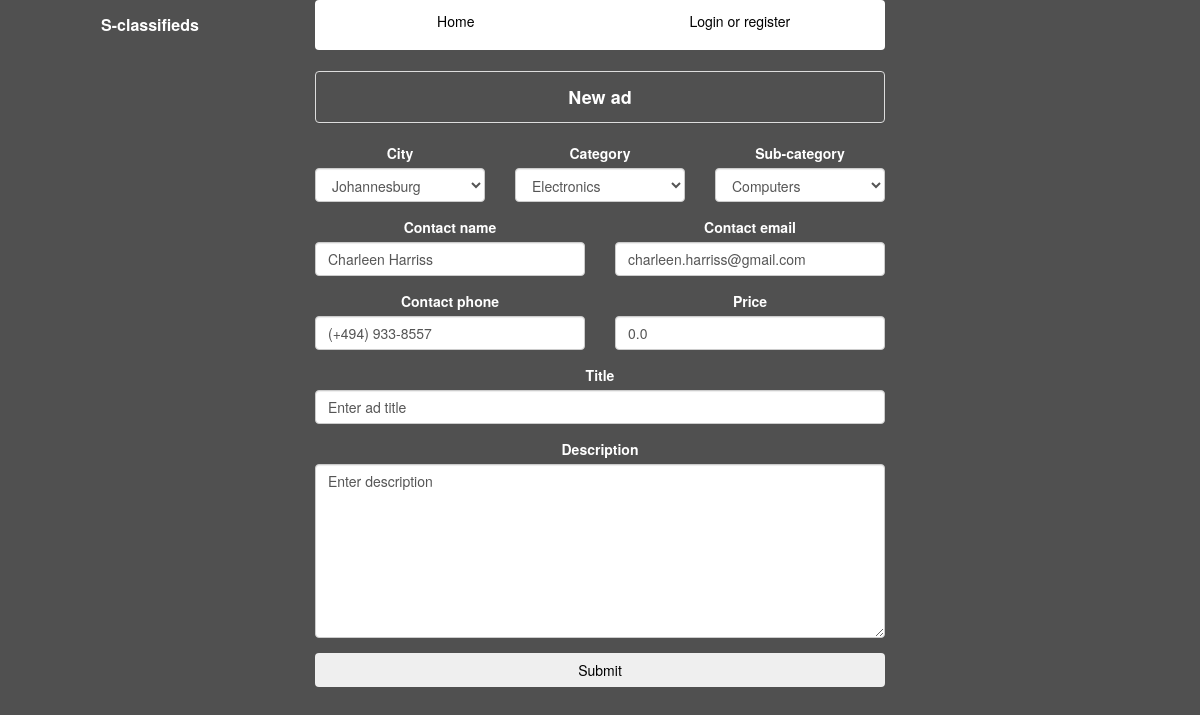
The page /new_ad (signed in) on the database its author committed.
### create_database.py (models this page shows, shortened)
class City(Base):
    __tablename__ = 'city'
    id = Column(Integer, primary_key=True)
    name = Column(String(250), nullable=False)
    ads = relationship("Ad", back_populates="city")

class Category(Base):
    __tablename__ = 'category'
    id = Column(Integer, primary_key=True)
    name = Column(String(250), nullable=False)
    sub_categories = relationship("SubCategory", back_populates="category")

class SubCategory(Base):
    __tablename__ = 'sub_category'
    id = Column(Integer, primary_key=True)
    name = Column(String(250), nullable=False)
    category_id = Column(Integer, ForeignKey('category.id'))
    category = relationship("Category", back_populates="sub_categories")
    ads = relationship("Ad", back_populates ="sub_category") # this should be list of ads in current sub-category

class User(Base):
    __tablename__ = 'user'
    id = Column(Integer, primary_key=True)
    name = Column(String(250), nullable=False)
    email = Column(String(250))
    phone = Column(String(50))
    password = Column(String)
    authenticated = Column(Boolean, default=False)
    ads = relationship("Ad", back_populates="user", cascade="delete")
    def get_id(self):
        return str(self.id)
    def is_authenticated(self):
        return self.authenticated

### main.py (the view)
@app.route("/new_ad",  methods=["GET", "POST"])
@flask_login.login_required
def new_ad():
    new_ad_form = FlaskForm()
    if request.method == "POST" and new_ad_form.validate_on_submit():
        ad_new = create_database.Ad(user_id=flask_login.current_user.id)
        update_ad_from_form_info(ad_new, request.form)
        database.update_ad(ad_new)
        flash("New ad was successfully added")
        return redirect(url_for("my_ads"))
    user = database.get_user_by_unicode_id(flask_login.current_user.id)
    new_ad_template = database.get_ad_template(user, initialize_city=True, initialize_category_and_subcategory=True)
    categories_with_sub_categories = database.get_categories_with_subcategories()
    cities = database.get_cities()
    categories_json = json.dumps(categories_with_sub_categories)
    selected_sub_categories = categories_with_sub_categories[new_ad_template["category"]]["value"]
    return render_template("new_ad.html", ad=new_ad_template,
                           categories_json=categories_json,
                           categories=categories_with_sub_categories,
                           new_ad_form=new_ad_form,
                           selected_sub_categories=selected_sub_categories,
                           cities=cities,
                           page_info = get_page_info())

### database.py (called while the page is built)
def get_user_by_unicode_id(user_id):
    user = session.query(create_database.User).filter(create_database.User.id == int(user_id)).first()
    return user

def get_cities():
    query_cities = session.query(create_database.City)
    all_cities = query_cities.all()
    return all_cities

### lib.py (called while the page is built)
def debug_print(item_to_print, printing_on=options.DEBUG_PRINT_ON):
    if printing_on:
        print item_to_print

### main.py (called while the page is built)
@login_manager.user_loader
def user_loader(user_id):
    return database.get_user_by_unicode_id(user_id)

def get_page_info():
    page_info = dict()
    page_info["user_logged_in"] = False
    page_info["left_text"] = "S-classifieds"
    page_info["right_text"] = ""
    lib.debug_print("get_page_info")
    lib.debug_print(flask_login.current_user.get_id())
    if flask_login.current_user.get_id():
        if flask_login.current_user.is_authenticated():
            page_info["user_logged_in"] = True
            page_info["right_text"] = "Logged in as " + flask_login.current_user.email
    return page_info

### templates/new_ad.html (shortened to what this page needs)
<!doctype html>
<html>
<head>
    <link rel="stylesheet" type="text/css" href="{{ url_for('static', filename='css/bootstrap.min.css') }}">
    <link rel="stylesheet" type="text/css" href="{{ url_for('static', filename='css/style.css') }}">
</head>
<body>
    <div class="container-fluid">
        {% include 'nav_bar_row.html' %}
        <div class="row white-text">
            <div class="col-md-3"></div>
            <div class="col-md-6">
                <div class="panel panel-default panel-text2">New ad</div>
                    <form action = "{{ url_for('new_ad') }}" method="post">
                        {% include 'ad_new_edit_form.html' %}
                        <button type="submit" class="btn btn-block black-text">Submit</button>
                    </form>
            </div>
            <div class="col-md-3"></div>
       </div>
   </div>
<body>

### templates/ad_new_edit_form.html (shortened to what this page needs)
        <div class = row>
        <div class = "col-md-4">
            <div class="form-group">
                <div class="title-info4"><label for="select_city">City</label></div>
                <select class="form-control" name="select_city" id="select_city">
                        <option value = "{{ad["city_id"]}}" selected="selected">{{ ad["city"] }}</option>
                </select>
            </div>
        </div>
        <div class = "col-md-4">
            <div class="form-group">
                <div class="title-info4"><label for="category-selected">Category</label></div>
                <select id="category-selected" class="form-control" name = "category-selected" onchange="populate_sub_categories_in_search_bar_ad_edit_or_new()">
                            <option value ="{{ad["category_id"]}}" selected="selected">{{ ad["category"] }}</option>
                </select>
            </div>
        </div>
        <div class = "col-md-4">
            <div class="form-group">
                <div class="title-info4"><label for="sub-category-selected">Sub-category</label></div>
                <select id="sub-category-selected" class="form-control" name="sub-category-selected">
                            <option value ="{{ad["sub_category_id"]}}" selected="selected">{{ ad["sub_category"] }}</option>
                 </select>
            </div>
        </div>
        </div>
        <div class = row>
        <div class = "col-md-6">
            <div class="form-group">
                <div class="title-info4"><label for="contact_name">Contact name</label></div>
                <input type="text" class="form-control" id="contact_name" name="contact_name" value='{{ ad["contact_name"] }}'>
            </div>
        </div>
        <div class = "col-md-6">
            <div class="form-group">
                <div class="title-info4"><label for="contact_email">Contact email</label></div>
                <input type="email" class="form-control" id="contact_email" name="contact_email" value='{{ ad["contact_email"] }}'>
            </div>
        </div>
        </div>
        <div class = row>
        <div class = "col-md-6">
            <div class="form-group">
                <div class="title-info4"><label for="contact_phone">Contact phone</label></div>
                <input type="phone" class="form-control" id="contact_phone" name="contact_phone" value='{{ ad["contact_phone"] }}'>
            </div>
        </div>
        <div class = "col-md-6">
            <div class="form-group">
            <div class="title-info4"><label for="ad_price">Price</label></div>
            <input type="text" class="form-control" id="ad_price" name="ad_price" value='{{ ad["price"] }}'>
        </div>
        </div>
        </div>
        <div class="form-group">
            <div class="title-info4"><label for="ad_title">Title</label></div>
            <input type="text" class="form-control" id="ad_title" name="ad_title" value='{{ ad["ad_title"] }}'>
        </div>
        <div class="form-group">
            <div class="title-info4"><label for="ad_text">Description</label></div>
            <textarea class="form-control ad-text" id="ad_text" name="ad_text" rows="8">{{ ad["text"] }}</textarea>
        </div>

### static/css/style.css (style rules this page uses)
body { background-color: #505050; }
.title-info4 { text-align: center; font-weight: bold; min-width: 150px; }
.panel-text2 { min-height: 50px; text-align: center; font-weight: bold; line-height: 50px; font-size: 18px; color: white; background-color: #505050;; }
.white-text { background-color: #505050; color: white; }
.black-text { color: black; }
.ad-text { white-space: pre-wrap; text-align: left; }

### rows shown on the page
City: select_city "Johannesburg"
Category: category-selected "Electronics"
SubCategory: sub-category-selected "Computers"
User: contact_name "Charleen Harriss", contact_email "charleen.harriss@gmail.com", contact_phone "(+494) 933-8557"

### other values the page prints
{{ page_info["left_text"]|safe }} "S-classifieds"
